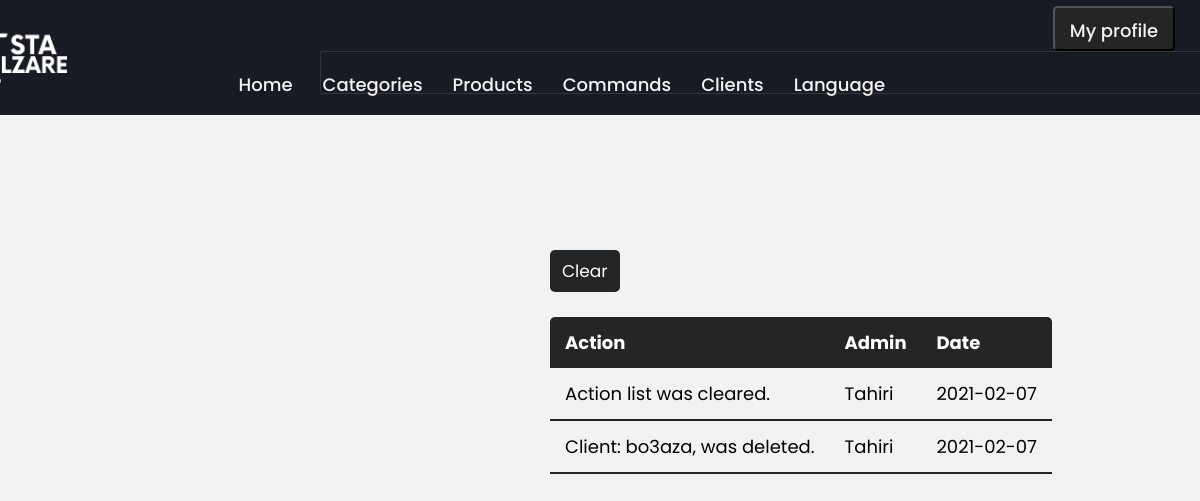
The page /elzareesta/php/home.admin.php?list=cleared on the database its author committed.
### tables this page shows
CREATE TABLE `action` (
  `Action` text NOT NULL,
  `AdminID` int(2) NOT NULL,
  `date` date DEFAULT NULL
);

CREATE TABLE `client` (
  `clientID` int(21) NOT NULL,
  `clientName` text DEFAULT NULL,
  `email` text DEFAULT NULL,
  `password` text DEFAULT NULL,
  `registrationDate` date DEFAULT NULL,
  `type` int(1) NOT NULL
);

### elzareesta/php/home.admin.php (the view, shortened to what this page needs)
<?php
require("conn.php");
$sql = "select *from action";
$result = mysqli_query($conn,$sql);
?>
<!DOCTYPE html>
<html lang="en" dir="ltr">
    <head>
        <link rel="stylesheet" href="../css/tables.admin.css">
    </head>
<body>
    <nav>
        <div class="wrapper">
            <div class="logo"><a href="index.php"><img width="200px" style="margin-top:-40px;" src="../images/estaelzarelogo.png" alt=""></a></div>
            <ul class="nav-links">
                <li><a href="home.admin.php">Home</a></li>
                <li>
                    <a href="categories.admin.php" class="desktop-item">Categories</a>
                </li>
                <li><a href="products.admin.php">Products</a></li>
                <li><a href="commands.admin.php">Commands</a></li>
                <li><a href="clients.admin.php">Clients</a></li>
                <li>
                    <a href="#" class="desktop-item">Language</a>
                </li>
            </ul>
        </div>
        <div style="margin-top:-75px;" class="profile">
            <li><a href="profile.php"><button>My profile</button></a></li>
        </div>
        <form  action="signout.inc.php">
        </form>
    </nav>
    <br><br><br><br><br><br>
    <?php if (mysqli_num_rows($result) > 0 ):?>
    <div class=actions>
    <a href="clear.php"><button class=btn>Clear</button></a>
    <table class=table>
        <thead>
            <th>Action</th>
            <th>Admin</th>
            <th>Date</th>
        </thead>
                <?php foreach ($result as $action) :
                    $sql2="select clientName from client where clientID = ".$action['AdminID'];
                    $result2=mysqli_query($conn,$sql2);
                    $row = mysqli_fetch_assoc($result2);
                    ?>
        <tbody>
            <td><?= $action['Action'] ?></td>
            <td><?= $row['clientName'] ?></td>
            <td><?= $action['date'] ?></td>
            <?php endforeach?>
        <?php else  :?>
        <h1 style="margin-left:620px;margin-top:100px;">No actions yet.</h1>
        <?php endif ?>
        </tbody>
    </table>
    </div>
</body>
</html>

### elzareesta/css/tables.admin.css (style rules this page uses)
* { margin: 0; padding: 0; box-sizing: border-box; font-family: 'Poppins', sans-serif; position: relative; }
body { background: #f2f2f2; }
nav { position: fixed; height: 115px; z-index: 99; width: 100%; background: #171c24; }
nav .wrapper { padding: 0px; position: relative; max-width: 1300px; padding: 0px 30px; height: 100; line-height: 70px; margin: auto; margin-top: 50px; display: flex; justify-content: space-between; }
.wrapper .logo a img { margin-left: -260px; padding-bottom: 0px; margin-top: -1.5pc; float: left; }
.wrapper .nav-links { margin-top: 0px; display: inline-flex; margin-right: 270px; }
.nav-links li { list-style: none; }
.profile li { list-style: none; }
.profile li a button { float: right; margin-right: 25px; height: 45px; margin-top: -40px; color: #f2f2f2; background:#242526; cursor: pointer; text-decoration: none; font-size: 18px; font-weight: 500; padding: 9px 15px; border-radius: 5px; transition: all 0.3s ease; }
.nav-links li a { color: #f2f2f2; text-decoration: none; font-size: 18px; font-weight: 500; padding: 9px 15px; border-radius: 5px; transition: all 0.3s ease; }
nav form { display: flex; margin-top: -115px; margin-left :320px; height: 43px; width: 900px; padding: 2px; min-width: 18%!important; border-radius: 2px; border: 1px solid rgba(155,155,155,0.2); }
.actions { margin-top: 100px; margin-left: 550px; }
.table { border-collapse: collapse; margin: 25px 0; font-size : 18px; min-width : 400px; border-radius: 5px 5px 0 0; overflow: hidden; box-shadow: 0 0 20px rgba (0,0,0,0.15); }
.table th, .table td { padding: 12px 15px; }
.btn { color: white; background-color:#242526 ; cursor: pointer; font-size: 17px; padding: 8px 12px; border: 0px; border-radius: 5px; }

### rows shown on the page
action: Action "Action list was cleared.", AdminID.clientName "Tahiri", date "2021-02-07"
action: Action "Client: bo3aza, was deleted.", AdminID.clientName "Tahiri", date "2021-02-07"
